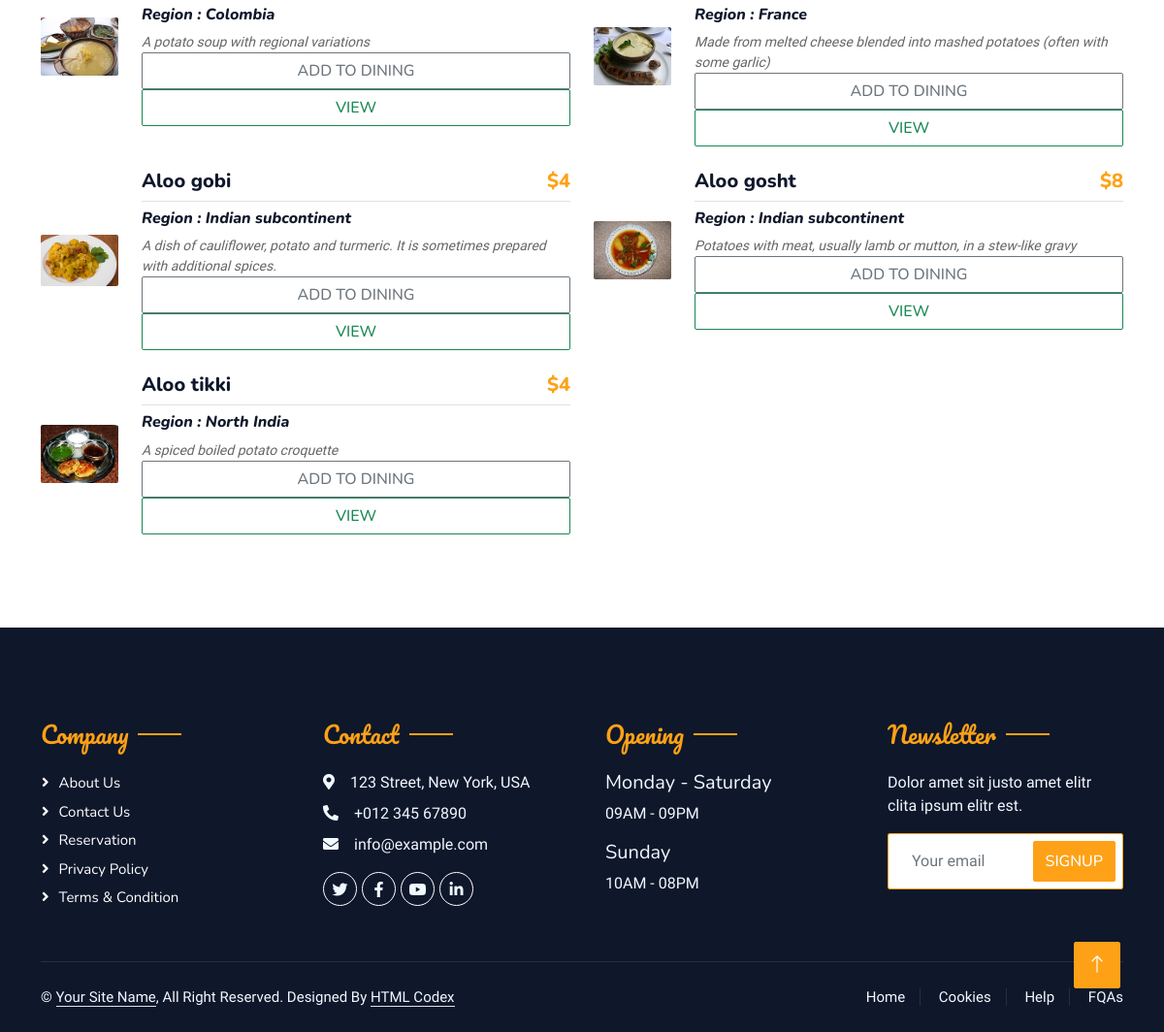
/menu/ (lower part), run on an earlier commit of the app's database.
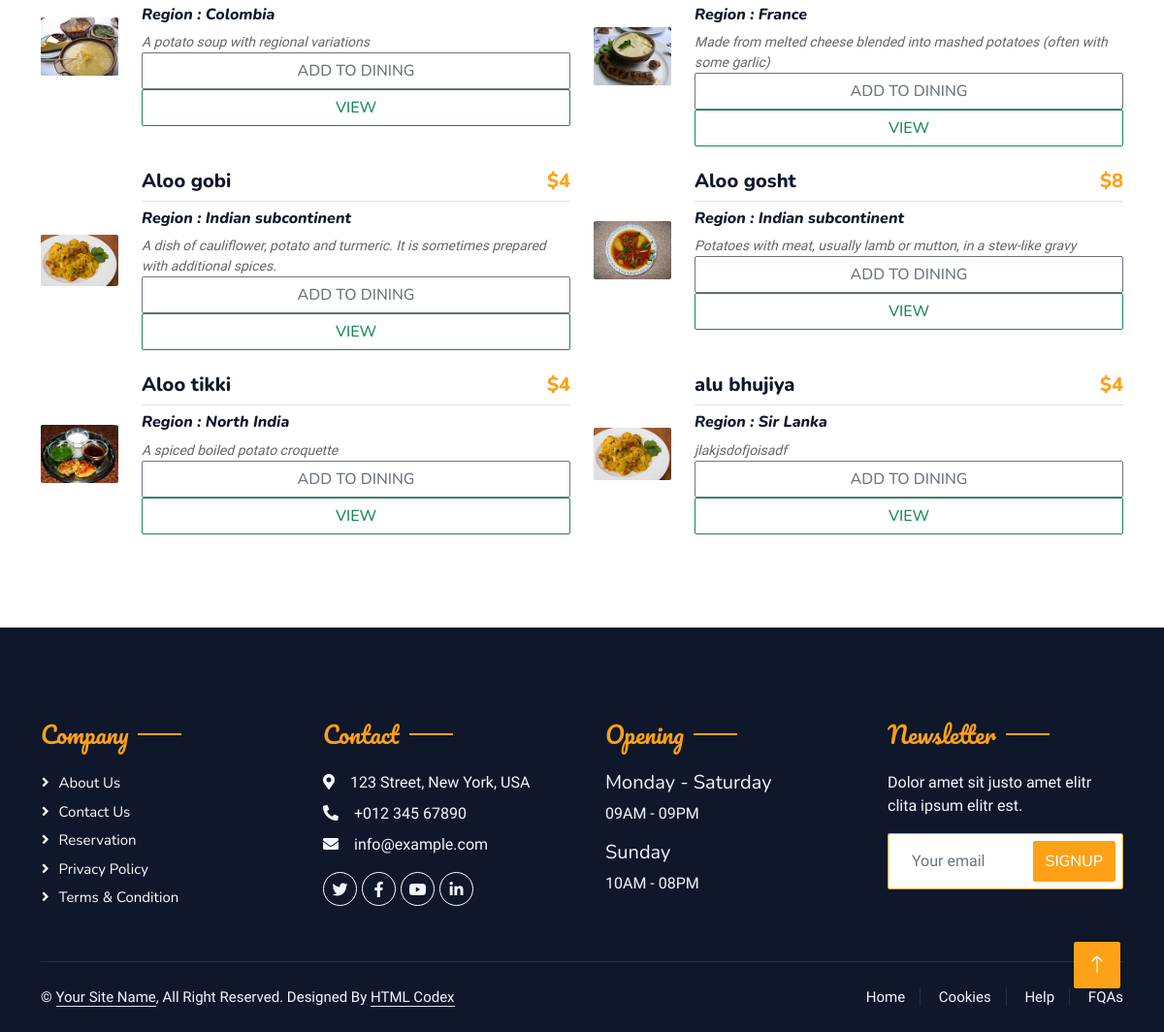
And on a later commit of the database.
### home/models.py (models this page shows, shortened)
class Items(models.Model):
    name = models.CharField(max_length=20)
    region = models.CharField(max_length=20, null=True)
    price = models.IntegerField()
    description = models.TextField(max_length=200)
    image = models.ImageField(null=True, blank=True, upload_to="images/")

### home/views.py (the view)
# urls.py: path("menu/", menu, name="menu"),
def menu(request):
    context = {
        "items": Items.objects.all()
    }
    return render(request, "menu.html", context)

### template/menu.html (shortened to what this page needs)
{% extends 'base.html' %}
{% load static %}
{% block myblock %}
        <div class="container-xxl py-5">
            <div class="container">
                <div class="tab-class text-center wow fadeInUp" data-wow-delay="0.1s">
                    <div class="tab-content">
                        <div id="tab-1" class="tab-pane fade show p-0 active">
                            <div class="row g-4">
                                {% for item in items %}
                                <div class="col-lg-6">
                                    <div class="d-flex align-items-center">
                                        {% if item.image %}
                                        <img class="flex-shrink-0 img-fluid rounded" src="{{ item.image.url }}" alt="" style="width: 80px;">
                                        {% endif %}
                                        <div class="w-100 d-flex flex-column text-start ps-4">
                                            <h5 class="d-flex justify-content-between border-bottom pb-2">
                                                <span>{{ item.name }}</span>
                                                <span class="text-primary">${{ item.price }}</span>
                                            </h5>
                                            <small class="fst-italic"><h6>Region : {{ item.region }}</h6></small>
                                            <small class="fst-italic">{{ item.description }}</small>
                                              <button data-product="{{ item.id }}"
                            data-action = "add"
                            class="btn btn-outline-secondary add-btn update-cart">Add to Dining</button>
                    <a class="btn btn-outline-success" href="#">View</a>
                                        </div>
                                    </div>
                                </div>
                                {% endfor %}
                            </div>
                        </div>
                    </div>
                </div>
            </div>
        </div>
{% endblock %}

### template/base.html (shortened to what this page needs)
<!DOCTYPE html>
{% load static %}
<html lang="en">
<head>
    <link rel="stylesheet" href="https://cdn.jsdelivr.net/npm/bootstrap-icons@1.10.5/font/bootstrap-icons.css">
    <link href="https://cdnjs.cloudflare.com/ajax/libs/font-awesome/5.10.0/css/all.min.css" rel="stylesheet">
    <link href="{% static 'lib/animate/animate.min.css' %}" rel="stylesheet">
    <link href="{% static 'lib/owlcarousel/assets/owl.carousel.min.css' %}" rel="stylesheet">
    <link href="{% static 'lib/tempusdominus/css/tempusdominus-bootstrap-4.min.css' %}" rel="stylesheet" />
    <link href="{% static 'css/bootstrap.min.css' %}" rel="stylesheet">
    <link href="{% static 'css/style.css' %}" rel="stylesheet">
</head>
<body>
    <div class="container-xxl bg-white p-0">
{% block myblock %}
{% endblock %}
        <div class="container-fluid bg-dark text-light footer pt-5 mt-5 wow fadeIn" data-wow-delay="0.1s">
            <div class="container py-5">
                <div class="row g-5">
                    <div class="col-lg-3 col-md-6">
                        <h4 class="section-title ff-secondary text-start text-primary fw-normal mb-4">Company</h4>
                        <a class="btn btn-link" href="">About Us</a>
                        <a class="btn btn-link" href="">Contact Us</a>
                        <a class="btn btn-link" href="">Reservation</a>
                        <a class="btn btn-link" href="">Privacy Policy</a>
                        <a class="btn btn-link" href="">Terms & Condition</a>
                    </div>
                    <div class="col-lg-3 col-md-6">
                        <h4 class="section-title ff-secondary text-start text-primary fw-normal mb-4">Contact</h4>
                        <p class="mb-2"><i class="fa fa-map-marker-alt me-3"></i>123 Street, New York, USA</p>
                        <p class="mb-2"><i class="fa fa-phone-alt me-3"></i>+012 345 67890</p>
                        <p class="mb-2"><i class="fa fa-envelope me-3"></i>info@example.com</p>
                        <div class="d-flex pt-2">
                            <a class="btn btn-outline-light btn-social" href=""><i class="fab fa-twitter"></i></a>
                            <a class="btn btn-outline-light btn-social" href=""><i class="fab fa-facebook-f"></i></a>
                            <a class="btn btn-outline-light btn-social" href=""><i class="fab fa-youtube"></i></a>
                            <a class="btn btn-outline-light btn-social" href=""><i class="fab fa-linkedin-in"></i></a>
                        </div>
                    </div>
                    <div class="col-lg-3 col-md-6">
                        <h4 class="section-title ff-secondary text-start text-primary fw-normal mb-4">Opening</h4>
                        <h5 class="text-light fw-normal">Monday - Saturday</h5>
                        <p>09AM - 09PM</p>
                        <h5 class="text-light fw-normal">Sunday</h5>
                        <p>10AM - 08PM</p>
                    </div>
                    <div class="col-lg-3 col-md-6">
                        <h4 class="section-title ff-secondary text-start text-primary fw-normal mb-4">Newsletter</h4>
                        <p>Dolor amet sit justo amet elitr clita ipsum elitr est.</p>
                        <div class="position-relative mx-auto" style="max-width: 400px;">
                            <input class="form-control border-primary w-100 py-3 ps-4 pe-5" type="text" placeholder="Your email">
                            <button type="button" class="btn btn-primary py-2 position-absolute top-0 end-0 mt-2 me-2">SignUp</button>
                        </div>
                    </div>
                </div>
            </div>
            <div class="container">
                <div class="copyright">
                    <div class="row">
                        <div class="col-md-6 text-center text-md-start mb-3 mb-md-0">
                            &copy; <a class="border-bottom" href="#">Your Site Name</a>, All Right Reserved.
							Designed By <a class="border-bottom" href="https://htmlcodex.com">HTML Codex</a>
                        </div>
                        <div class="col-md-6 text-center text-md-end">
                            <div class="footer-menu">
                                <a href="">Home</a>
                                <a href="">Cookies</a>
                                <a href="">Help</a>
                                <a href="">FQAs</a>
                            </div>
                        </div>
                    </div>
                </div>
            </div>
        </div>
        <a href="#" class="btn btn-lg btn-primary btn-lg-square back-to-top"><i class="bi bi-arrow-up"></i></a>
    </div>
</body>
</html>

### static/css/style.css (style rules this page uses)
:root { --primary: #FEA116; --light: #F1F8FF; --dark: #0F172B; }
.ff-secondary { font-family: 'Pacifico', cursive; }
.back-to-top { position: fixed; display: none; right: 45px; bottom: 45px; z-index: 99; }
.btn { font-family: 'Nunito', sans-serif; font-weight: 500; text-transform: uppercase; transition: .5s; }
.btn.btn-primary, .btn.btn-secondary { color: #FFFFFF; }
.btn-lg-square { width: 48px; height: 48px; }
.btn-square, .btn-sm-square, .btn-lg-square { padding: 0; display: flex; align-items: center; justify-content: center; font-weight: normal; border-radius: 2px; }
.section-title { position: relative; display: inline-block; }
.section-title::before { position: absolute; content: ""; width: 45px; height: 2px; top: 50%; left: -55px; margin-top: -1px; background: var(--primary); }
.section-title::after { position: absolute; content: ""; width: 45px; height: 2px; top: 50%; right: -55px; margin-top: -1px; background: var(--primary); }
.section-title.text-start::before, .section-title.text-end::after { display: none; }
.footer .btn.btn-social { margin-right: 5px; width: 35px; height: 35px; display: flex; align-items: center; justify-content: center; color: var(--light); border: 1px solid #FFFFFF; border-radius: 35px; transition: .3s; }
.footer .btn.btn-link { display: block; margin-bottom: 5px; padding: 0; text-align: left; color: #FFFFFF; font-size: 15px; font-weight: normal; text-transform: capitalize; transition: .3s; }
.footer .btn.btn-link::before { position: relative; content: "\f105"; font-family: "Font Awesome 5 Free"; font-weight: 900; margin-right: 10px; }
.footer .copyright { padding: 25px 0; font-size: 15px; border-top: 1px solid rgba(256, 256, 256, .1); }
.footer .copyright a { color: var(--light); }
.footer .footer-menu a { margin-right: 15px; padding-right: 15px; border-right: 1px solid rgba(255, 255, 255, .1); }
.footer .footer-menu a:last-child { margin-right: 0; padding-right: 0; border-right: none; }

What changed in the data, as far as the page shows it:
added Items: image (picture), name "alu bhujiya", price "4", region "Sir Lanka", description "jlakjsdofjoisadf"
